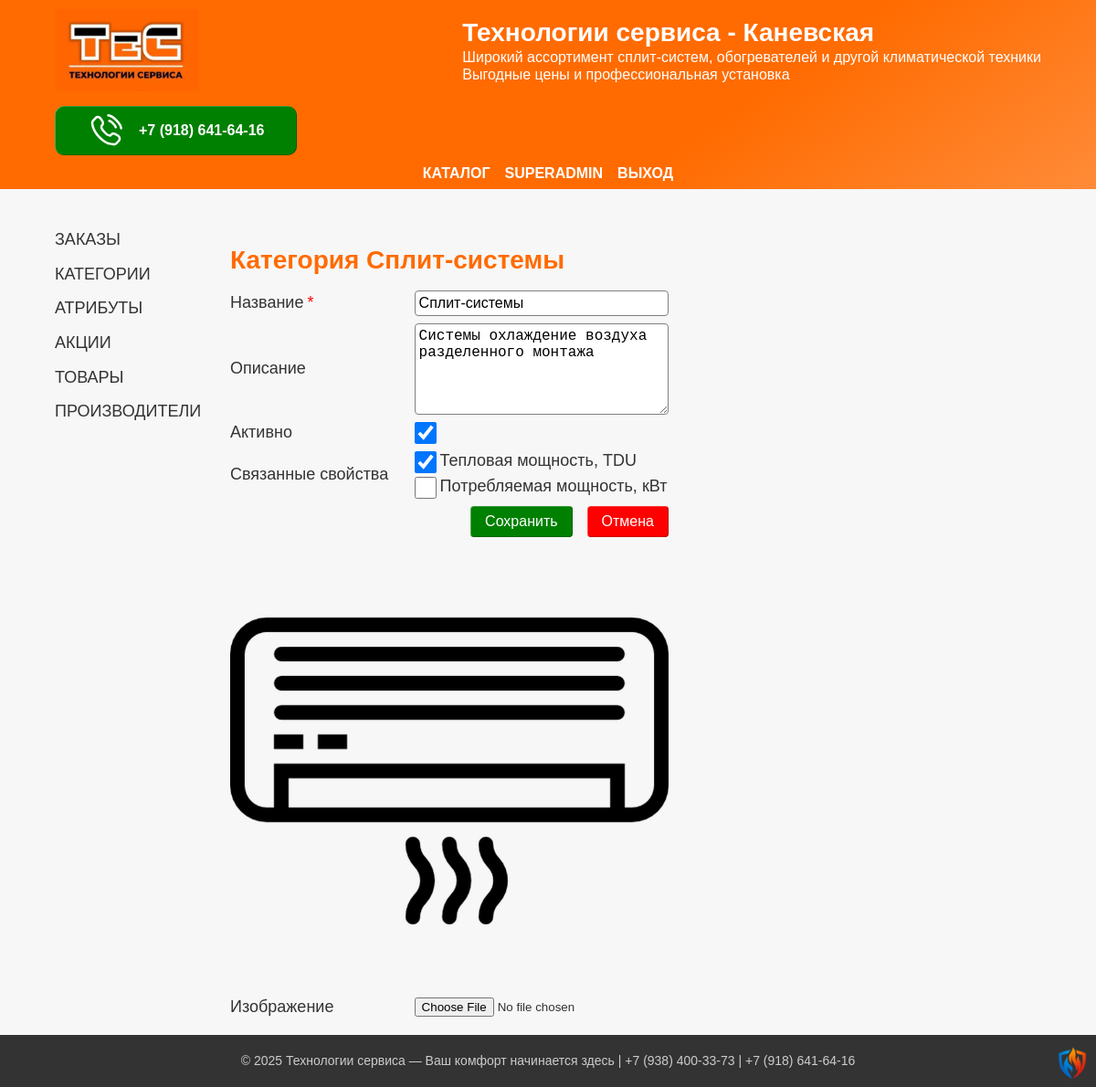
The app's page /admin/categories/Сплит-системы (signed in) with its own data.
### app/models.py (models this page shows, shortened)
class User(UserMixin, db.Model):
    id = db.Column(db.Integer, primary_key=True)
    username = db.Column(db.String(64), index=True, unique=True)
    email = db.Column(db.String(64), index=True, unique=True)
    password_hash = db.Column(db.String(256))

class Category(db.Model):
    __tablename__ = 'categories'
    id = db.Column(db.Integer, primary_key=True)
    name = db.Column(db.String(64), nullable=False, unique=True)
    description = db.Column(db.Text, nullable=True)
    active = db.Column(db.Boolean, default=True)
    fields = db.relationship('CustomFields', secondary=custom_field_category, backref=db.backref('category', lazy='dynamic'))
    image_path = db.Column(db.String(255), nullable=True)
    products = db.relationship('Product', backref='category', lazy=True)

class CustomFields(db.Model):
    __tablename__ = 'customfields'
    id = db.Column(db.Integer, primary_key=True)
    name = db.Column(db.Text, nullable=True)
    active = db.Column(db.Boolean, default=True)

### app/blueprints/admin/routes.py (the view, shortened to what this page needs)
@admin_bp.route('/categories/<string:name>', methods=["GET", "POST"])
@login_required
def category(name):
    cat = Category.query.filter_by(name=name).first()
    available_fields = CustomFields.query.filter_by(active=True).all()
    selected_fields = cat.fields
    if not cat:
        return redirect(url_for('admin.categories'))
    form = CategoryForm(obj=cat)
    return render_template('./admin/category.html',
                           title=f"Категория {name}",
                           form=form,
                           available_fields=available_fields,
                           selected_fields=selected_fields)

### app/blueprints/admin/forms.py
class CategoryForm(FlaskForm, FormButtons):
    id = IntegerField()
    name = StringField('Название', validators=[DataRequired(DATA_REQUIRED_MESSAGE), Length(min=3, max=64)])
    description = TextAreaField('Описание', validators=[
        Optional(),
        Length(max=500, message='Максимум 500 символов')
    ])
    active = BooleanField('Активно', default=True)
    image_path = StringField('Изображение', validators=[
        Optional(),
        Length(max=200, message='Максимум 200 символов')
    ])
    image = FileField('Изображение', validators=[
        FileAllowed(['jpg', 'png', 'jpeg'], "Только изображения jpg, png, jpeg!")
    ])

### app/templates/admin/category.html (shortened to what this page needs)
{% extends "./admin/private.html" %}
{% block article %}
<h2>{{title}}</h2>
      <form id="form-category" class="form-input" action="" method="post" enctype="multipart/form-data">
            <div class="form-fields-block">
                <div class="form-field">
                    <div class="form-field--label">
                        {{ form.name.label(class="field-label") }}
                        <span style="color: red;">*</span>
                    </div>
                    <div class="form-field--input">{{ form.name(class="field-input") }}</div>
                </div>
                <div class="form-field">
                    <div class="form-field--label">{{ form.description.label(class="field-label") }}</div>
                    <div class="form-field--input">{{ form.description(class="field-input", rows=5) }}</div>
                </div>
                <div class="form-field">
                    <div class="form-field--label">
                        {{ form.active.label(class="field-label") }}
                    </div>
                    <div class="form-field--input">{{ form.active(class="checkbox-input") }}</div>
                </div>
                <div class="form-field">
                    {% if available_fields %}
                    <div class="form-field--label">Связанные свойства</div>
                    <div class="form-field--input">
                        {% for field in available_fields %}
                        <label class="form-field--input">
                            <input class="form-field--input checkbox-input"
                                type="checkbox"
                                name="custom_field"
                                value="{{field.name}}"
                                {% if field in selected_fields %} checked {% endif %}>
                            {{ field.name }}
                        </label>
                    {% endfor %}
                    </div>
                    {% endif %}
                </div>
                <div class="form-submits">
                  {{ form.submit_save(class="form-submit submit-green") }}
                  {{ form.submit_cancel(class="form-submit submit-red") }}
                </div>
            </div>
            <div class="form-image-block">
                {% if form.image_path.data %}
                <img src="{{ url_for('uploaded_file', filename='images/' + form.image_path.data) }}"
                     alt="{{form.image_path.data}}"
                     srcset="{{ url_for('uploaded_file', filename='images/' + form.image_path.data) }}">
                {% endif %}
                <div class="form-field">
                    {{ form.image_path.label }}
                    {{ form.image(class="form-control") }}
                </div>
            </div>
      </form>
{% endblock %}

### app/templates/header.html
{% extends "layout.html" %}
{% block header %}
        <header class="header">
            <div class="container">
                <div class="header-content content">
                    <a class="header-logo" href="{{ url_for('main.index') }}" >
                    <img
                        class="header-image icon-svg"
                        src="{{ url_for('static', filename='img/logo/label.webp') }}"
                        alt="air-conditioner"
                    /></a>
                    <div class="header-title">
                        <p class="header-title-label">Технологии сервиса - Каневская</p>
                        <p class="header-title-text">
                            Широкий ассортимент сплит-систем, обогревателей и другой климатической техники<br> Выгодные цены и профессиональная установка
                        </p>
                    </div>
                    <a class="btn green-btn" href="tel:+79186416416">
                        <img
                            class="contact-icon"
                            src="{{ url_for('static', filename='img/icon/phone-calling.svg') }}"
                            alt="Phone icon-svg"
                            srcset="{{ url_for('static', filename='img/icon/phone-calling.svg') }}"
                        >
                        <div>+7 (918) 641-64-16</div>
                    </a>
                </div>
            </div>
            <nav class="top-nav container">
                <ul class="top-menu">
                    <li><a class="top-menu--item" href="{{ url_for('shop.index') }}">Каталог</a></li>
                    {% if current_user.is_authenticated %}
                        <li><a class="top-menu--item" href="{{ url_for('admin.home') }}">{{ current_user.username }}</a></li>
                       <li><a class="top-menu--item" href="{{ url_for('auth.logout') }}">Выход</a></li>
                    {% endif %}
                </ul>
            </nav>
        </header>
{% endblock %}

### app/static/css/style.css (style rules this page uses)
:root { --wrapper-max: 75rem; --wrapper-big: 64rem; --wrapper-middle: 50rem; --wrapper-small: 25rem; --color-green-hover: rgb(58, 206, 0); --color-red-hover: rgb(255, 125, 0); --color-heads-color: #ff6b00; --color-background: #f7f7f7; --color-shadow: #000000A0; --base-transition: 0.2s ease-in-out; }
body { font-family: Geneva, Arial, Helvetica, sans-serif; background-color: var(--color-background); color: #333; display: flex; flex-direction: column; min-height: 100vh; justify-content: space-between; align-content: space-between; container-type: inline-size; container-name: body-size; }
h2 { font-size: 1.75rem; }
h1, h2, h3, a { color: #ff6b00; display: block; }
a { display: inline; text-decoration: none; }
.container { width: 90%; max-width: var(--wrapper-max); margin: auto; }
header.header { background: linear-gradient(145deg, rgba(255, 107, 1, 1) 0%, rgba(255, 107, 0, 1) 65%, rgba(255, 139, 56, 1) 100%); color: white; container-type: inline-size; container-name: header-container; }
.header-content { display: flex; align-items: center; justify-content: space-between; flex-wrap: wrap; padding: 0.625em 0; gap: 1rem; }
.header-title { max-width: var(--wrapper-maiddle); }
.header-title-label { color: white; font-size: 1.75rem; font-weight: bold; }
.header-title-text { font-size: 1rem; }
.header-image { height: 5.625rem; }
.header-logo { display: flex; justify-content: center; align-items: center; }
.top-nav { display: flex; justify-content: center; margin-bottom: 0.5rem; }
.top-menu { display: flex; justify-content: center; gap: 1rem; flex-wrap: wrap; }
.top-menu--item { color: white; text-decoration: none; text-transform: uppercase; font-weight: bold; border-bottom: 2px solid rgba(0,0,0,0); }
.form-input { display: flex; gap: 1rem; flex-wrap: wrap; }
.form-fields-block, .form-image-block { min-width: 360px; max-width: 30rem; display: flex; flex-direction: column; gap: 0.5rem; flex-grow: 1; }
.form-field, .form-field--checkbox { display: grid; gap: 1rem; grid-template-columns: 2fr 3fr; }
.form-field--label, .form-field--input { display: flex; flex-wrap: wrap; gap: 0.25rem; align-content: center; }
.field-input, .date-input { width: calc(100% - 0.5rem - 2px); }
.field-input, .date-input, .checkbox-input { margin: 0; padding: 0.25rem; font-size: 1rem; border-radius: 0.25em; border: 1px solid grey; }
.checkbox-input { width: 1.5rem; height: 1.5rem; }
.form-submit { margin: 0; padding: 0.5rem 1rem; font-size: 1rem; border-radius: 0.25em; border: none; box-shadow: inset -0.75px -0.5px rgba(0, 0, 0, 0.4), inset +0.75px +0.5px rgba(255, 255, 255, 0.4); }
.form-submits { display: flex; flex-wrap: wrap; gap: 1rem; justify-content: end; }
.submit-green { color: white; background-color: green; }
.submit-red { color: white; background-color: red; }
.btn { border-radius: 0.625rem; padding: 1rem 2.25rem; text-align: center; max-width: 18.75rem; max-height: 1.375rem; text-decoration: none; font-weight: bold; align-items: center; display: flex; gap: 1rem; box-shadow: inset -0.75px -0.5px rgba(0, 0, 0, 0.4), inset +0.75px +0.5px rgba(255, 255, 255, 0.4); }
.green-btn { color: white; background-color: green; }
.contact-icon { height: 40px; width: auto; }

### records on screen
User: username "SUPERADMIN"
Category: name "Сплит-системы", description "Системы охлаждение воздуха разделенного монтажа", active "☑", image_path (picture)
CustomFields: name "Тепловая мощность, TDU"
CustomFields: name "Потребляемая мощность, кВт"

### other values on screen
{{ title }} "Категория Сплит-системы"
